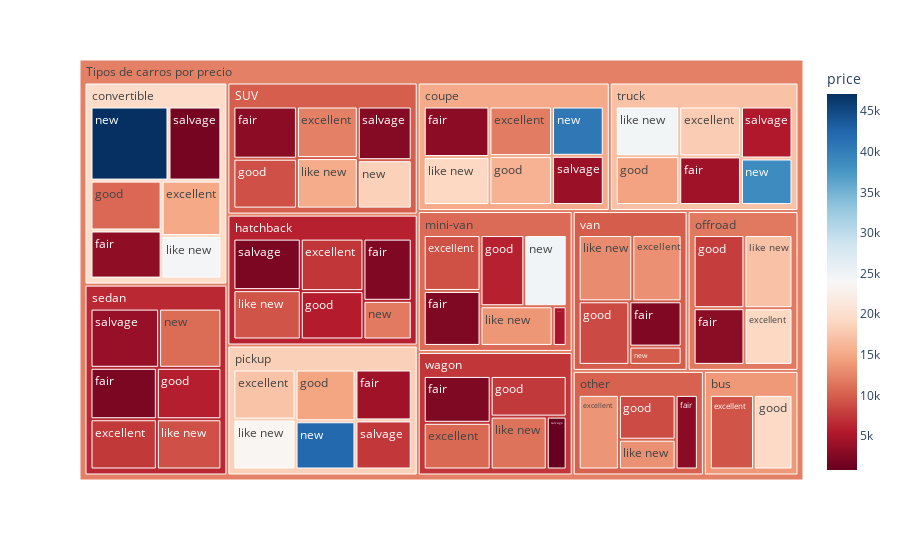

The notebook cell this image was saved under:
### Code cell
# Gráfico de diagrama de árbol
fig = px.treemap(car_data_type_condition, path=[px.Constant("Tipos de carros por precio"), 'type', 'condition'], values='days_listed',
                  color='price',
                  color_continuous_scale='RdBu')
fig.show()

### Figure 1 — Plotly figure (JSON) as saved in the notebook; plotly's stock layout.template omitted (floating-point values rounded to 4 significant figures)
{"data": [{"branchvalues": "total", "customdata": [[12200.0], [9280], [15010.0], [11970.0], [7355.0], [9124.0], [19140.0], [13690.0], [17240.0], [7539.0], [18040.0], [13290.0], [10650.0], [3155.0], [3249], [3135.0], [2341.0], [2257.0], [3027.0], [2999.0], [4236.0], [2055.0], [4239.0], [2344.0], [2304.0], [9067.0], [19200.0], [10630.0], [15850.0], [5666.0], [5944.0], [7884.0], [8745.0], [14680.0], [5833.0], [14590.0], [8637.0], [7547.0], [15320.0], [24480.0], [19120.0], [9292.0], [13740.0], [17130.0], [13380.0], [23570.0], [9061.0], [24590.0], [12940.0], [11360.0], [18430.0], [47120], [40590.0], [11800], [24798], [42230.0], [10860.0], [38680.0], [9800], [2650.0], [1700], [3926.0], [2080], [5000], [7504.0], [3800.0], [5421.0], [800], [9907.0], [13900.0], [19520.0], [15220.0], [6035.0], [10820.0], [11710.0], [10220.0], [18350.0], [6475.0], [17130.0], [9886.0], [7356.0], [12220.0]], "domain": {"x": [0, 1], "y": [0, 1]}, "hovertemplate": "labels=%{label}<br>days_listed=%{value}<br>parent=%{parent}<br>id=%{id}<br>price=%{color}<extra></extra>", "ids": ["Tipos de carros por precio/SUV/excellent", "Tipos de carros por precio/bus/excellent", "Tipos de carros por precio/convertible/excellent", "Tipos de carros por precio/coupe/excellent", "Tipos de carros por precio/hatchback/excellent", "Tipos de carros por precio/mini-van/excellent", "Tipos de carros por precio/offroad/excellent", "Tipos de carros por precio/other/excellent", "Tipos de carros por precio/pickup/excellent", "Tipos de carros por precio/sedan/excellent", "Tipos de carros por precio/truck/excellent", "Tipos de carros por precio/van/excellent", "Tipos de carros por precio/wagon/excellent", "Tipos de carros por precio/SUV/fair", "Tipos de carros por precio/convertible/fair", "Tipos de carros por precio/coupe/fair", "Tipos de carros por precio/hatchback/fair", "Tipos de carros por precio/mini-van/fair", "Tipos de carros por precio/offroad/fair", "Tipos de carros por precio/other/fair", "Tipos de carros por precio/pickup/fair", "Tipos de carros por precio/sedan/fair", "Tipos de carros por precio/truck/fair", "Tipos de carros por precio/van/fair", "Tipos de carros por precio/wagon/fair", "Tipos de carros por precio/SUV/good", "Tipos de carros por precio/bus/good", "Tipos de carros por precio/convertible/good", "Tipos de carros por precio/coupe/good", "Tipos de carros por precio/hatchback/good", "Tipos de carros por precio/mini-van/good", "Tipos de carros por precio/offroad/good", "Tipos de carros por precio/other/good", "Tipos de carros por precio/pickup/good", "Tipos de carros por precio/sedan/good", "Tipos de carros por precio/truck/good", "Tipos de carros por precio/van/good", "Tipos de carros por precio/wagon/good", "Tipos de carros por precio/SUV/like new", "Tipos de carros por precio/convertible/like new", "Tipos de carros por precio/coupe/like new", "Tipos de carros por precio/hatchback/like new", "Tipos de carros por precio/mini-van/like new", "Tipos de carros por precio/offroad/like new", "Tipos de carros por precio/other/like new", "Tipos de carros por precio/pickup/like new", "Tipos de carros por precio/sedan/like new", "Tipos de carros por precio/truck/like new", "Tipos de carros por precio/van/like new", "Tipos de carros por precio/wagon/like new", "Tipos de carros por precio/SUV/new", "Tipos de carros por precio/convertible/new", "Tipos de carros por precio/coupe/new", "Tipos de carros por precio/hatchback/new", "Tipos de carros por precio/mini-van/new", "Tipos de carros por precio/pickup/new", "Tipos de carros por precio/sedan/new", "Tipos de carros por precio/truck/new", "Tipos de carros por precio/van/new", "Tipos de carros por precio/SUV/salvage", "Tipos de carros por precio/convertible/salvage", "Tipos de carros por precio/coupe/salvage", "Tipos de carros por precio/hatchback/salvage", "Tipos de carros por precio/mini-van/salvage", "Tipos de carros por precio/pickup/salvage", "Tipos de carros por precio/sedan/salvage", "Tipos de carros por precio/truck/salvage", "Tipos de carros por precio/wagon/salvage", "Tipos de carros por precio/SUV", "Tipos de carros por precio/bus", "Tipos de carros por precio/convertible", "Tipos de carros por precio/coupe", "Tipos de carros por precio/hatchback", "Tipos de carros por precio/mini-van", "Tipos de carros por precio/offroad", "Tipos de carros por precio/other", "Tipos de carros por precio/pickup", "Tipos de carros por precio/sedan", "Tipos de carros por precio/truck", "Tipos de carros por precio/van", "Tipos de carros por precio/wagon", "Tipos de carros por precio"], "labels": ["excellent", "excellent", "excellent", "excellent", "excellent", "excellent", "excellent", "excellent", "excellent", "excellent", "excellent", "excellent", "excellent", "fair", "fair", "fair", "fair", "fair", "fair", "fair", "fair", "fair", "fair", "fair", "fair", "good", "good", "good", "good", "good", "good", "good", "good", "good", "good", "good", "good", "good", "like new", "like new", "like new", "like new", "like new", "like new", "like new", "like new", "like new", "like new", "like new", "like new", "new", "new", "new", "new", "new", "new", "new", "new", "new", "salvage", "salvage", "salvage", "salvage", "salvage", "salvage", "salvage", "salvage", "salvage", "SUV", "bus", "convertible", "coupe", "hatchback", "mini-van", "offroad", "other", "pickup", "sedan", "truck", "van", "wagon", "Tipos de carros por precio"], "marker": {"coloraxis": "coloraxis", "colors": [12200.0, 9280, 15010.0, 11970.0, 7355.0, 9124.0, 19140.0, 13690.0, 17240.0, 7539.0, 18040.0, 13290.0, 10650.0, 3155.0, 3249, 3135.0, 2341.0, 2257.0, 3027.0, 2999.0, 4236.0, 2055.0, 4239.0, 2344.0, 2304.0, 9067.0, 19200.0, 10630.0, 15850.0, 5666.0, 5944.0, 7884.0, 8745.0, 14680.0, 5833.0, 14590.0, 8637.0, 7547.0, 15320.0, 24480.0, 19120.0, 9292.0, 13740.0, 17130.0, 13380.0, 23570.0, 9061.0, 24590.0, 12940.0, 11360.0, 18430.0, 47120, 40590.0, 11800, 24798, 42230.0, 10860.0, 38680.0, 9800, 2650.0, 1700, 3926.0, 2080, 5000, 7504.0, 3800.0, 5421.0, 800, 9907.0, 13900.0, 19520.0, 15220.0, 6035.0, 10820.0, 11710.0, 10220.0, 18350.0, 6475.0, 17130.0, 9886.0, 7356.0, 12220.0]}, "name": "", "parents": ["Tipos de carros por precio/SUV", "Tipos de carros por precio/bus", "Tipos de carros por precio/convertible", "Tipos de carros por precio/coupe", "Tipos de carros por precio/hatchback", "Tipos de carros por precio/mini-van", "Tipos de carros por precio/offroad", "Tipos de carros por precio/other", "Tipos de carros por precio/pickup", "Tipos de carros por precio/sedan", "Tipos de carros por precio/truck", "Tipos de carros por precio/van", "Tipos de carros por precio/wagon", "Tipos de carros por precio/SUV", "Tipos de carros por precio/convertible", "Tipos de carros por precio/coupe", "Tipos de carros por precio/hatchback", "Tipos de carros por precio/mini-van", "Tipos de carros por precio/offroad", "Tipos de carros por precio/other", "Tipos de carros por precio/pickup", "Tipos de carros por precio/sedan", "Tipos de carros por precio/truck", "Tipos de carros por precio/van", "Tipos de carros por precio/wagon", "Tipos de carros por precio/SUV", "Tipos de carros por precio/bus", "Tipos de carros por precio/convertible", "Tipos de carros por precio/coupe", "Tipos de carros por precio/hatchback", "Tipos de carros por precio/mini-van", "Tipos de carros por precio/offroad", "Tipos de carros por precio/other", "Tipos de carros por precio/pickup", "Tipos de carros por precio/sedan", "Tipos de carros por precio/truck", "Tipos de carros por precio/van", "Tipos de carros por precio/wagon", "Tipos de carros por precio/SUV", "Tipos de carros por precio/convertible", "Tipos de carros por precio/coupe", "Tipos de carros por precio/hatchback", "Tipos de carros por precio/mini-van", "Tipos de carros por precio/offroad", "Tipos de carros por precio/other", "Tipos de carros por precio/pickup", "Tipos de carros por precio/sedan", "Tipos de carros por precio/truck", "Tipos de carros por precio/van", "Tipos de carros por precio/wagon", "Tipos de carros por precio/SUV", "Tipos de carros por precio/convertible", "Tipos de carros por precio/coupe", "Tipos de carros por precio/hatchback", "Tipos de carros por precio/mini-van", "Tipos de carros por precio/pickup", "Tipos de carros por precio/sedan", "Tipos de carros por precio/truck", "Tipos de carros por precio/van", "Tipos de carros por precio/SUV", "Tipos de carros por precio/convertible", "Tipos de carros por precio/coupe", "Tipos de carros por precio/hatchback", "Tipos de carros por precio/mini-van", "Tipos de carros por precio/pickup", "Tipos de carros por precio/sedan", "Tipos de carros por precio/truck", "Tipos de carros por precio/wagon", "Tipos de carros por precio", "Tipos de carros por precio", "Tipos de carros por precio", "Tipos de carros por precio", "Tipos de carros por precio", "Tipos de carros por precio", "Tipos de carros por precio", "Tipos de carros por precio", "Tipos de carros por precio", "Tipos de carros por precio", "Tipos de carros por precio", "Tipos de carros por precio", "Tipos de carros por precio", ""], "type": "treemap", "values": [39.66, 48.4, 38.87, 39.51, 41.7, 40.03, 34.37, 42.41, 39.51, 39.53, 39.28, 41.12, 40.94, 41.93, 40.14, 42.31, 38.04, 39.35, 36.44, 23.44, 36.36, 40.47, 38.28, 29.78, 41.11, 40.09, 42.21, 41.66, 39.01, 38.43, 39.32, 46.96, 35.91, 39.4, 39.37, 39.57, 40.58, 40.52, 38.87, 29.85, 40.17, 42.16, 36.08, 44.43, 23.83, 39.41, 38.43, 40.14, 44.67, 38.87, 33, 67.8, 32.5, 23.67, 38, 36.7, 43.69, 30.58, 12, 36.6, 46, 32.44, 44, 7, 35.05, 48.15, 34.17, 13.8, 230.1, 90.61, 264.3, 226.0, 228.0, 199.8, 162.2, 125.6, 226.4, 249.6, 222.0, 168.1, 175.2, 2568.0]}], "layout": {"coloraxis": {"colorbar": {"title": {"text": "price"}}, "colorscale": [[0, "rgb(103,0,31)"], [0.1, "rgb(178,24,43)"], [0.2, "rgb(214,96,77)"], [0.3, "rgb(244,165,130)"], [0.4, "rgb(253,219,199)"], [0.5, "rgb(247,247,247)"], [0.6, "rgb(209,229,240)"], [0.7, "rgb(146,197,222)"], [0.8, "rgb(67,147,195)"], [0.9, "rgb(33,102,172)"], [1, "rgb(5,48,97)"]]}, "legend": {"tracegroupgap": 0}, "margin": {"t": 60}}}
